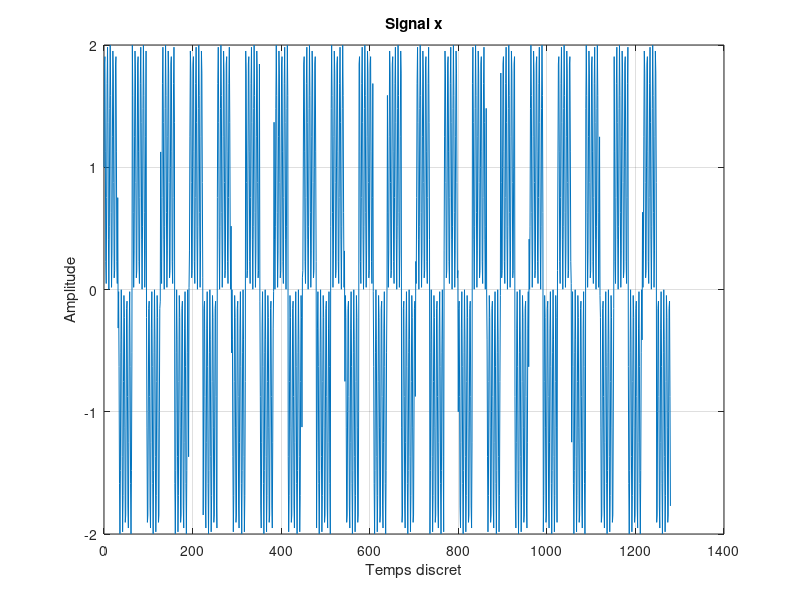
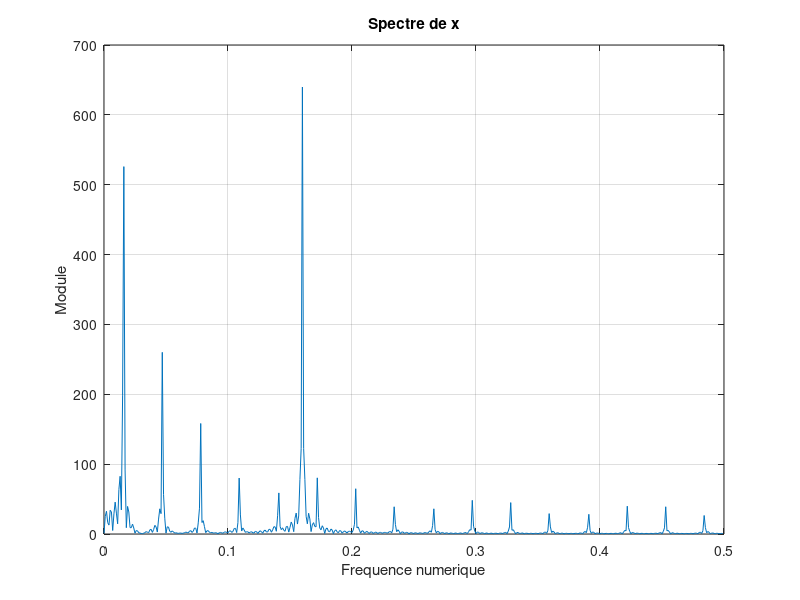
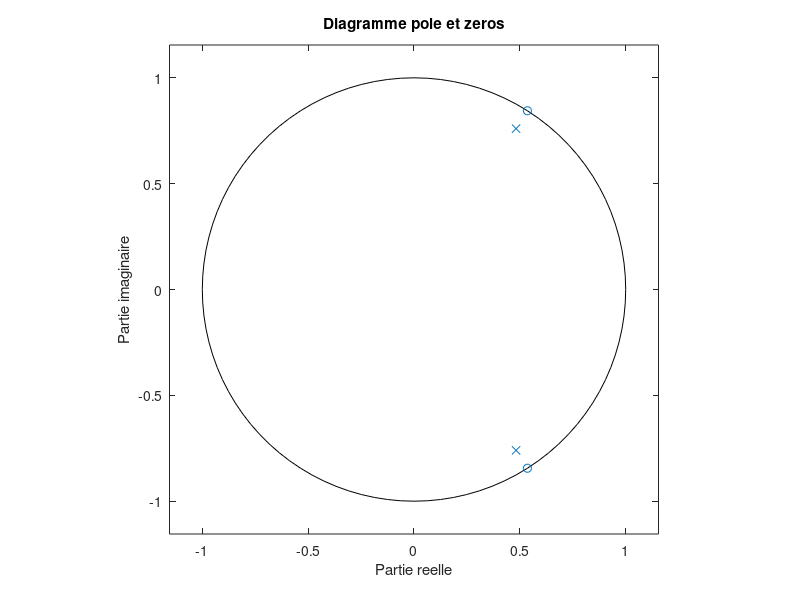
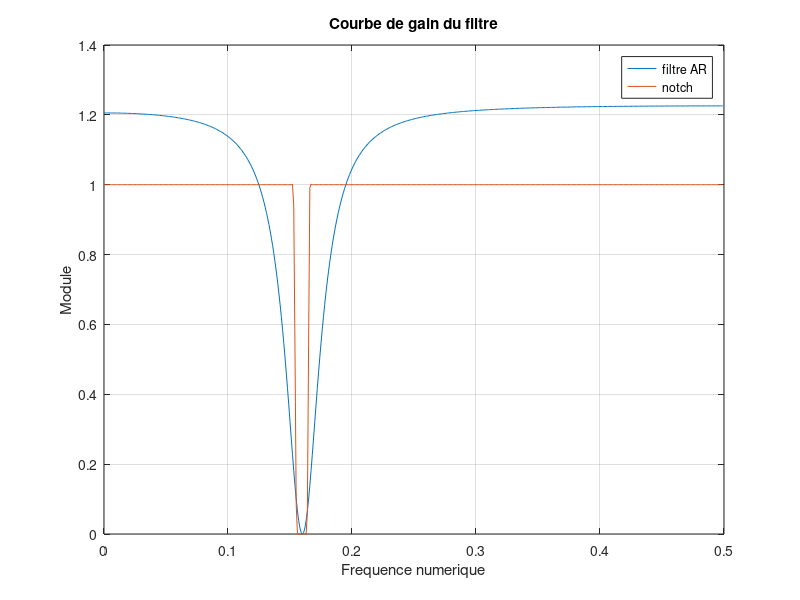

Recreate these plots in MATLAB, in order.
clc; clear; close all

alpha = 1;
r = 0.9; %on reste stable
n0 = 0.16;
p = r*exp(2*1j*pi*n0);
pc = conj(p);
zeta = exp(2*1j*pi*n0);
zc = conj(zeta);

u = zeros(64, 1);
u(1:32) = 1;
u(33:64) = -1;
x = u;

P = 20;
for i = 1:P-1
    x = [x;u];
end
N = length(x);
t = (0:N-1)';
x = x + sin(2*pi*n0*t);

k = 500;

figure(1)
plot(t, x)
grid()
title("Signal x")
xlabel("Temps discret")
ylabel("Amplitude")

[X, w] = freqz(x, 1, k);
tftd_x = abs(X);
f = w/(2*pi);

figure(2)
plot(f, tftd_x)
grid()
title("Spectre de x")
xlabel("Frequence numerique")
ylabel("Module")

B = alpha*poly([zeta, zc]);
A = poly([p, pc]);

figure(3)
zplane(B, A)
grid()
title("Diagramme pole et zeros")
xlabel("Partie reelle")
ylabel("Partie imaginaire")

[H, w] = freqz(B, A, k);
tftd_h = abs(H.^2);

figure(4)
plot(f, tftd_h)
grid()
title("Courbe de gain du filtre")
xlabel("Frequence numerique")
ylabel("Module")

v = zeros(100, 1);
v(1) = 1;
n = (0:100-1)';

[V, w] = freqz(v, 1, k);
tftd_x = abs(V.^2);
f = w/(2*pi);

ha = hann(1000+1);
yb = fir1(1000, 2*[0.155;0.165], 'stop', ha);
yb = yb';
y = filter(B, A, v);
[Yb, w] = freqz(yb, 1, k);
tftd_yb = abs(Yb.^2);
ha = hann(N+1);

[Y, w] = freqz(y, 1, k);
tftd_y = abs(Y.^2);

h = filter(v, 1, y);
hb = filter(v, 1, yb);
figure(5)
plot(n, h)
hold on
plot((0:1000)', hb)
grid()
title("Reponse impulsionnelle des filtres AR")
xlabel("Temps discret")
ylabel("Amplitude")
legend("filtre AR", "notch")

l = filter(h, 1, x);
lb = filter(hb, 1, x);
[Lb, w] = freqz(lb, 1, k);
tftd_lb = abs(Lb.^2);
[L, w] = freqz(l, 1, k);
tftd_l = abs(L.^2);

figure(6)
plot(t, l)
hold on
plot(t, lb)
grid()
title("Forme d'onde du signal filtre")
xlabel("Temps discret")
ylabel("Amplitude")
legend("filtre AR", "notch")

figure(7)
plot(f, tftd_l)
hold on
plot(f, tftd_lb)
grid()
title("Spectre du signal filtre")
xlabel("Frequence numerique")
ylabel("Module")
legend("filtre AR", "notch")

figure(4)
hold on
[H, w] = freqz(hb, 1, k);
tftd_h = abs(H.^2);
plot(f, tftd_h)
legend("filtre AR", "notch")

figure(8)
zplane(hb, 1)
title("Diagramme pole et zero notch")
grid()

%pole proche du cercle unite = coupure a cette frequence (0.16), mais pas
%nette car pas sur le cercle (sinon instabilite)
%zero sur le cercle unite = gain 1
%filtre rejecteur car rejette une frequence particuliere (0.16)
%coupe bien frequences > 0.16, mais reste residus legers